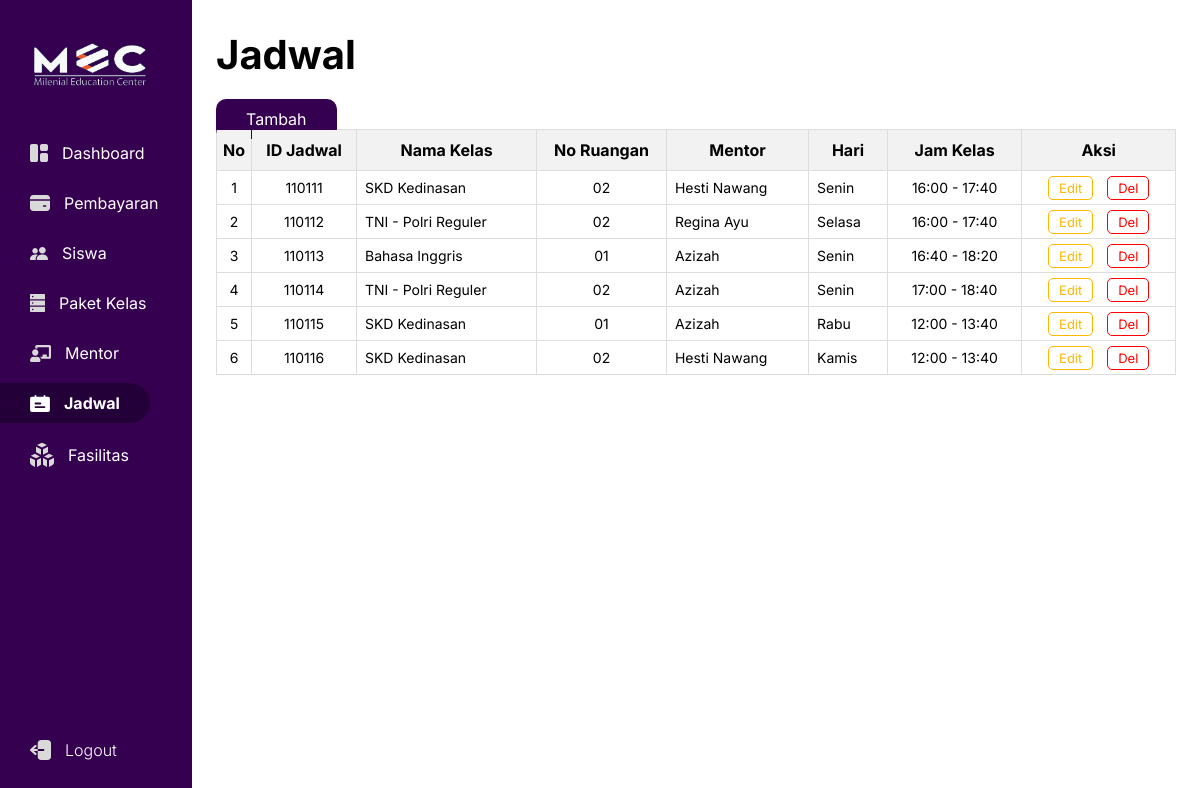
Page /OOP/jadwal/index_jadwal.php on the committed database.
### tables this page shows
CREATE TABLE `table_jadwal` (
  `id_jadwal` int(11) NOT NULL,
  `id_mentor` int(13) NOT NULL,
  `id_kelas` int(16) NOT NULL,
  `no_ruang` varchar(11) NOT NULL,
  `hari` varchar(255) NOT NULL,
  `jam_kelas` time NOT NULL
);

CREATE TABLE `table_paket_kls` (
  `id_kelas` int(16) NOT NULL,
  `nama_kelas` varchar(255) NOT NULL,
  `kapasitas_kelas` int(5) NOT NULL,
  `harga` varchar(10) NOT NULL
);

CREATE TABLE `table_mentor` (
  `id_mentor` int(13) NOT NULL,
  `nama_mentor` varchar(255) NOT NULL,
  `email` varchar(255) NOT NULL,
  `telp` int(13) NOT NULL,
  `tgl_lahir` date NOT NULL,
  `alamat` varchar(255) NOT NULL
);

### OOP/koneksi.php (called while the page is built, shortened)
<?php
class koneksi
{
  private $hostname = "localhost";
  private $username = "root";
  private $password = "";
  private $name = "db_bimbelonline";
  public function __construct()
  {
    $this->koneksi = new mysqli($this->hostname, $this->username, $this->password, $this->name);
  }
}

### OOP/jadwal/controller.php (called while the page is built, shortened)
<?php
include_once '../koneksi.php';
class Controller extends koneksi
{
    public function query($data)
    {
        $perintah_data = $this->koneksi->query($data);
        return $perintah_data;
    }
    public function ViewRelasi()
    {
        $_ViewRelasi = "SELECT * FROM table_jadwal
                        INNER JOIN table_mentor ON table_jadwal.id_mentor = table_mentor.id_mentor
                        INNER JOIN table_paket_kls ON table_jadwal.id_kelas = table_paket_kls.id_kelas";
        $perintah = $this->query($_ViewRelasi);
        return $perintah;
    }
}

### OOP/jadwal/index_jadwal.php (the view, shortened to what this page needs)
<?php
require_once '../koneksi.php';
require_once 'controller.php';
$obj = new controller();
$data = $obj->ViewRelasi();
$no = 1;
?>
<!DOCTYPE html>
<html lang="en">
<head>
    <link rel="stylesheet" href="../../assets/style.css">
</head>
<body>
    <div class="container">
        <section class="left">
            <div class="top">
                <img class="logo" src="../../assets/ikon/Logo-MEC.png" alt="">
            </div>
            <div class="sidebar-menu">
                <ul>
                    <li><a href="../../index.php"> <img src="../../assets/ikon/Dashboard.svg" alt=""> Dashboard</a></li>
                    <li><a href="../pembayaran/index.php"> <img src="../../assets/ikon/payment.svg" alt=""> Pembayaran</a></li>
                    <li><a href="../member/member.php"> <img src="../../assets/ikon/Siswa.svg" alt=""> Siswa</a></li>
                    <li><a href="../peket_kelas/index.php"> <img src="../../assets/ikon/Pkt_kelas.svg" alt=""> Paket Kelas</a></li>
                    <li><a href="../mentor/index.php"> <img src="../../assets/ikon/Mentor.svg" alt=""> Mentor</a></li>
                    <li><a class="active" href="../jadwal/index_jadwal.php"> <img src="../../assets/ikon/active-jadwal.svg" alt=""> Jadwal</a></li>
                    <li><a href="../fasilitas/index.php"> <img src="../../assets/ikon/fasilitas.svg" alt=""> Fasilitas</a></li>
                    <li><a class="log-out-btn"> <img src="../../assets/ikon/logout.svg" alt=""> Logout</a></li>
                </ul>
            </div>
        </section>
        <section class="right">
            <div class="top">
                <h1>Jadwal</h1>
            </div>
            <div class="content">
                <a class="btn-add" onclick="togglePopup()">Tambah</a>
                <table>
                    <thead>
                        <tr>
                            <th>No</th>
                            <th>ID Jadwal</th>
                            <th>Nama Kelas</th>
                            <th>No Ruangan</th>
                            <th>Mentor</th>
                            <th>Hari</th>
                            <th>Jam Kelas</th>
                            <th>Aksi</th>
                        </tr>
                    </thead>
                    <tbody>
                        <?php
                        while ($row = $data->fetch_assoc()) {
                        ?>
                            <tr>
                                <td class="td-no"><?php echo $no; ?></td>
                                <td class="td-no"><?php echo $row['id_jadwal']; ?></td>
                                <td><?php echo $row['nama_kelas']; ?></td>
                                <td class="td-no"><?php echo $row['no_ruang']; ?></td>
                                <td><?php echo $row['nama_mentor']; ?></td>
                                <td><?php echo $row['hari'], ' '; ?></td>
                                <td class="td-no">
                                    <?php
                                    $jam_kelas = $row['jam_kelas'];
                                    $jam_mulai = date('H:i -', strtotime($jam_kelas));
                                    echo $jam_mulai;
                                    $waktu_tambahan = strtotime($jam_kelas) + (6000);
                                    $jam_selesai = date(' H:i', $waktu_tambahan);
                                    echo $jam_selesai;
                                    ?>
                                </td>
                                <td class="btn-aksi td-no">
                                    <a class="btn-edit" onclick="showEditPopup(<?php echo $row['id_jadwal']; ?>)">Edit</a>
                                    <a class="btn-hapus" onclick="showDelPopup(<?php echo $row['id_jadwal']; ?>)">Del</a>
                                </td>
                            <?php $no += 1;
                        } ?>
                            </tr>
                    </tbody>
                </table>
            </div>
        </section>
    </div>
</body>
</html>

### assets/style.css (style rules this page uses)
* { margin: 0; padding: 0; font-family: 'Inter', sans-serif; }
.container { display: flex; }
.logo { width: 120px; padding-top: 10px; margin-bottom: 10px; }
.left { background-color: #360050; color: #fff; width: 240px; height: 100vh; }
.left .top { padding: 30px; }
.left .sidebar-menu .log-out-btn { position: fixed; bottom: 10px; margin-bottom: 20px; color: #fff; border: none; border-radius: 12px; cursor: pointer; font-weight: 300; z-index: 999; }
.sidebar-menu img { margin-right: 14px; }
.sidebar-menu li { list-style: none; margin-bottom: 10px; text-align: left; color: #B9B9B9; display: flex; align-items: center; }
.sidebar-menu li .active { color: white; background-color: #240038; border-top-right-radius: 20px; border-bottom-right-radius: 20px; font-weight: 700; }
.left .sidebar-menu li a { color: #fff; text-decoration: none; font-size: 16px; padding-top: 10px; padding-bottom: 10px; padding-left: 30px; padding-right: 30px; display: flex; align-items: center; }
.right { padding: 0px 24px; width: 1200px; }
.right .top { margin-top: 30px; margin-bottom: 30px; }
.right .top h1 { font-size: 40px; }
.right .content .btn-add { background-color: #360050; cursor: pointer; padding: 10px 30px; color: white; text-decoration: none; border-radius: 10px; }
table { border-collapse: collapse; width: 100%; margin-top: 0px; padding-top: 0px; }
td.td-no { text-align: center; }
td { border: 1px solid #dddddd; text-align: left; padding: 8px; font-size: 14px; }
th { text-align: center; position: sticky; top: 0; background-color: #f2f2f2; border: 1px solid #dddddd; padding: 10px 2px; font-size: 16px; }
thead tr { top: 0; }
.btn-edit { background-color: transparent; cursor: pointer; font-size: 13px; padding: 3px 10px; border-radius: 5px; border: 0.7px solid #FFB800; margin-right: 10px; text-decoration: none; color: #FFB800; }
.btn-hapus { font-size: 13px; background-color: transparent; padding: 3px 10px; cursor: pointer; color: #ff0000; border-radius: 5px; text-decoration: none; border: 0.7px solid #ff0000; }

### rows in the picture
table_jadwal: id_jadwal "110111", id_kelas.nama_kelas "SKD Kedinasan", no_ruang "02", id_mentor.nama_mentor "Hesti Nawang", hari "Senin", jam_kelas "16:00 -", jam_kelas "17:40"
table_jadwal: id_jadwal "110112", id_kelas.nama_kelas "TNI - Polri Reguler", no_ruang "02", id_mentor.nama_mentor "Regina Ayu", hari "Selasa", jam_kelas "16:00 -", jam_kelas "17:40"
table_jadwal: id_jadwal "110113", id_kelas.nama_kelas "Bahasa Inggris", no_ruang "01", id_mentor.nama_mentor "Azizah", hari "Senin", jam_kelas "16:40 -", jam_kelas "18:20"
table_jadwal: id_jadwal "110114", id_kelas.nama_kelas "TNI - Polri Reguler", no_ruang "02", id_mentor.nama_mentor "Azizah", hari "Senin", jam_kelas "17:00 -", jam_kelas "18:40"
table_jadwal: id_jadwal "110115", id_kelas.nama_kelas "SKD Kedinasan", no_ruang "01", id_mentor.nama_mentor "Azizah", hari "Rabu", jam_kelas "12:00 -", jam_kelas "13:40"
table_jadwal: id_jadwal "110116", id_kelas.nama_kelas "SKD Kedinasan", no_ruang "02", id_mentor.nama_mentor "Hesti Nawang", hari "Kamis", jam_kelas "12:00 -", jam_kelas "13:40"
